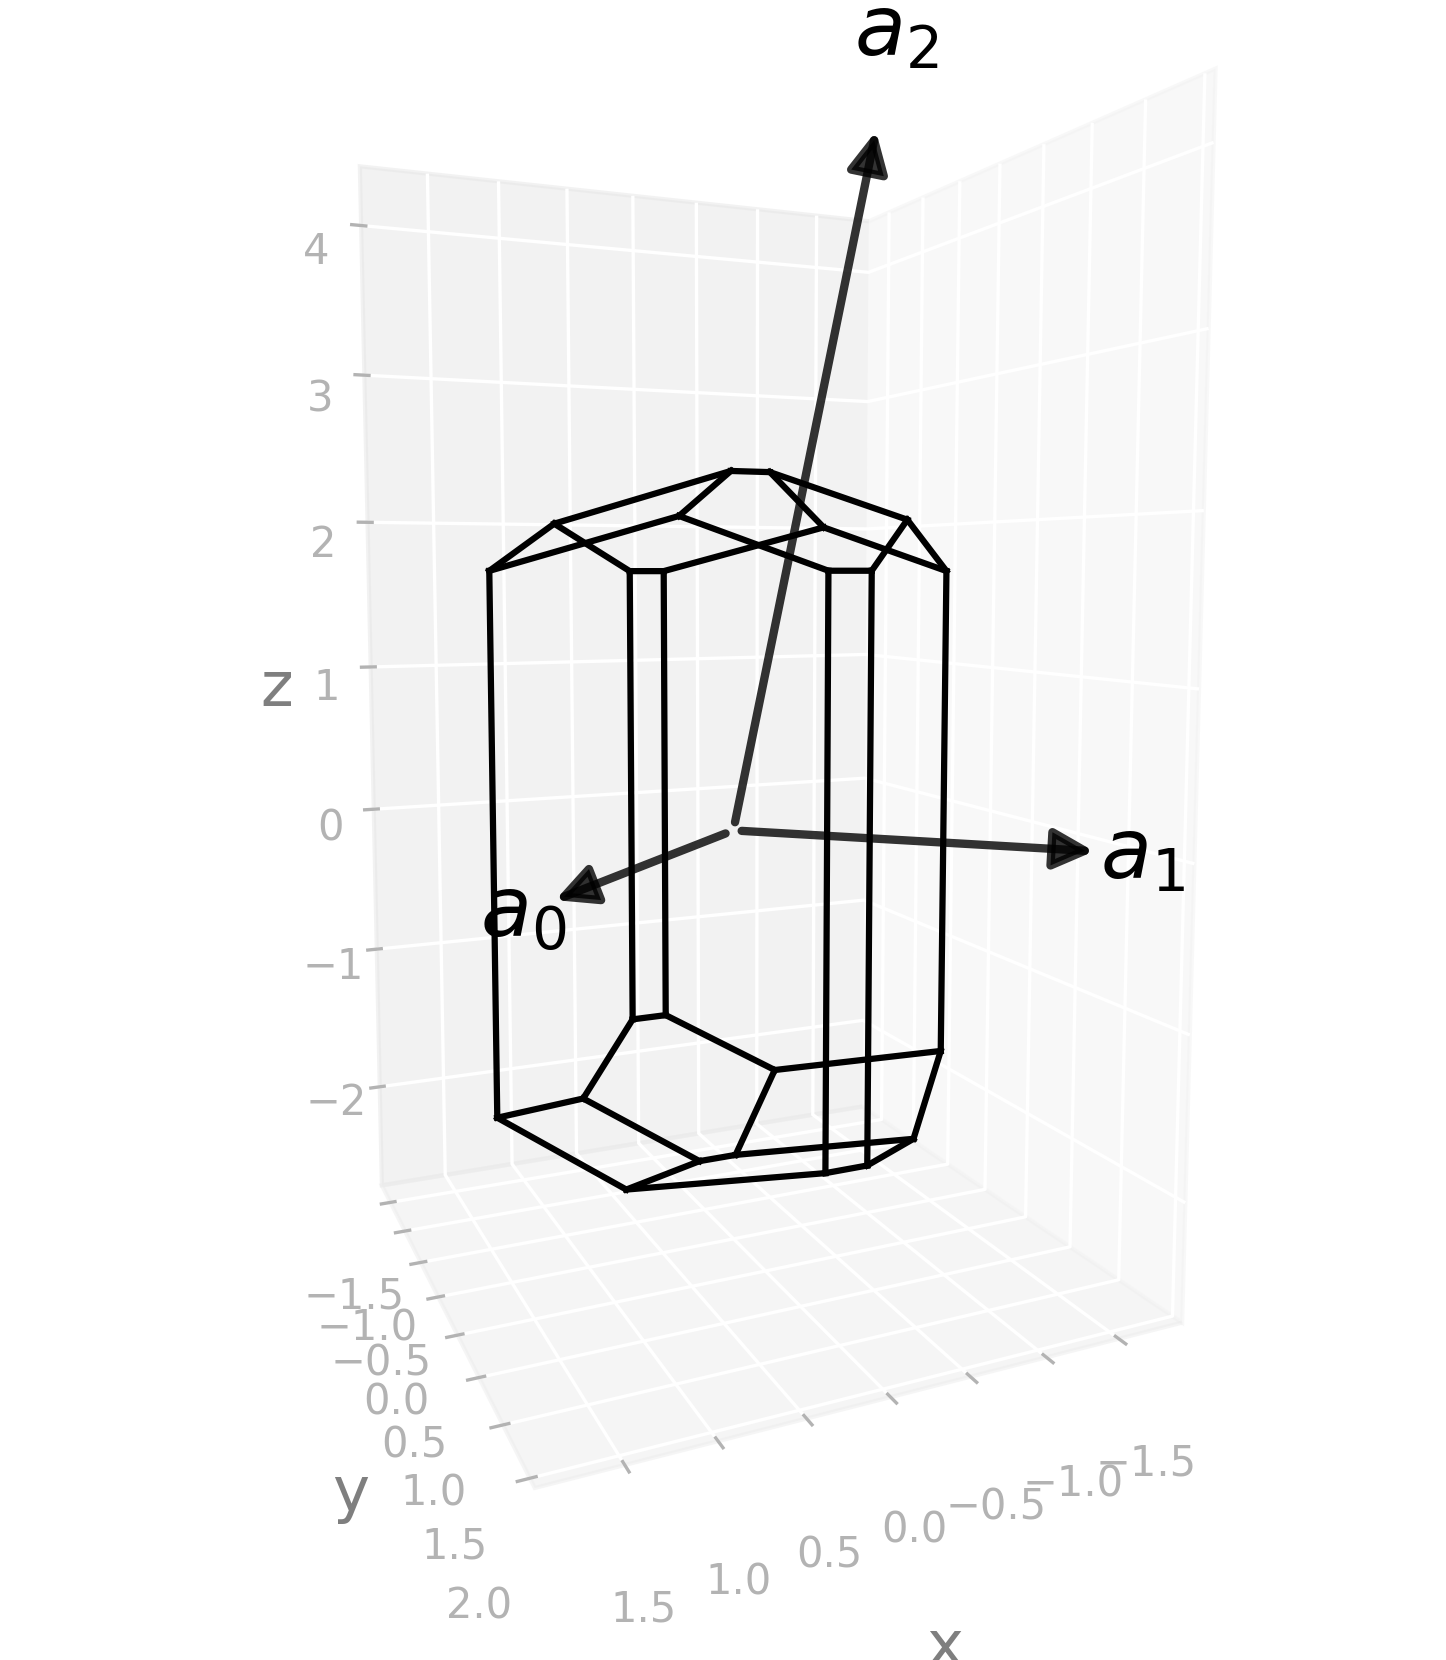

Python code for this plot:
import radtools as rad

l = rad.lattice_example("MCLC4")
backend = rad.MatplotlibBackend()
backend.plot(l, kind="wigner-seitz")
# Save an image:
backend.save("mclc4_wigner-seitz.png", elev=5, azim=66, dpi=300, bbox_inches="tight")
# Interactive plot:
backend.show(elev=5, azim=66)
